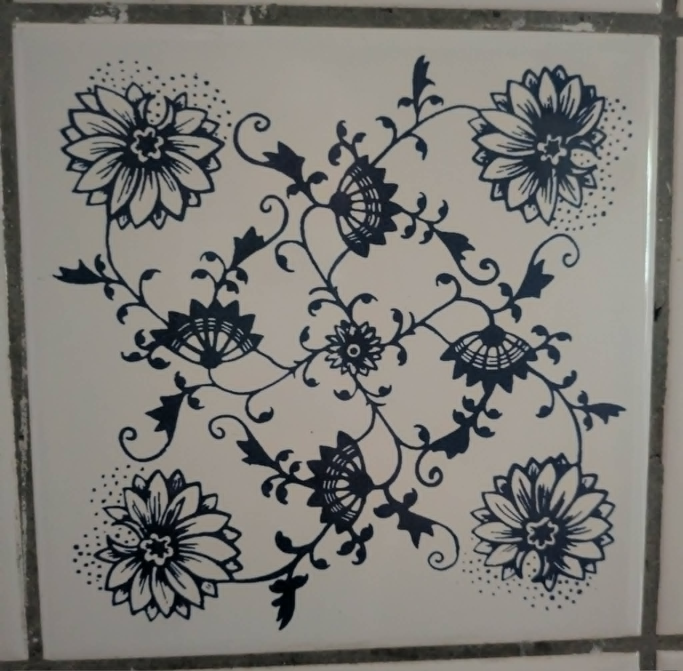
#> input picture data/tile_single.jpg, 2048 x 2012 px, found by its file name (shown at 1/3 size)
$ python knobs.py
#> lines starting #> are read from the running program, lines starting #| are printed output that depends on the picture; after the words box and inside, x2 and y2 are one past the last pixel; in counts of white or black regions, pixels touching at a corner belong together
### src/trace.py
"""Turn the photographed tile into strokes.

Threshold the ink, thin it to a one-pixel skeleton (Zhang-Suen), then walk the
skeleton into polylines, breaking at junctions. These polylines are what the
pen draws; fitting Beziers to them is a later refinement, not needed to see it
move.
"""
import json
import numpy as np
from PIL import Image

TILE = "data/tile_single.jpg"
CENTRE, HALF = (1054, 1038), 880          # from src/symmetry.py
N = 700


def ink_mask(path=TILE, n=N, pct=28.0):
#> called with path = 'data/tile_single.jpg', n = 501, pct = 28
    A = np.asarray(Image.open(path).convert("L"), dtype=np.float64)
    cx, cy = CENTRE
    sub = A[cy - HALF:cy + HALF, cx - HALF:cx + HALF]
    sub = np.asarray(Image.fromarray(sub).resize((n, n), Image.BILINEAR), float)
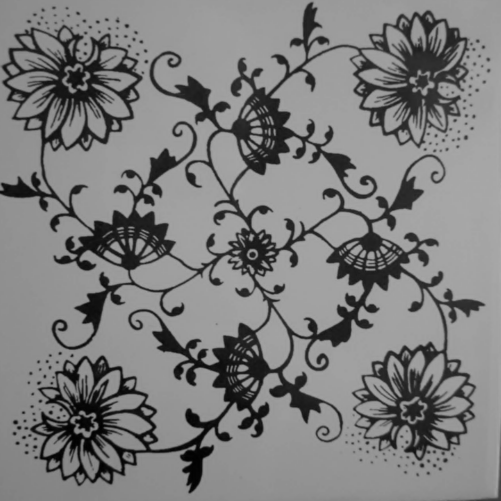
#> sub: shape (501, 501) float64; min 1.2, max 172.2, mean 125.4
    # the photo has a lighting gradient; flatten it before thresholding
    yy, xx = np.mgrid[0:n, 0:n] / n
    Aq = np.stack([np.ones_like(xx).ravel(), xx.ravel(), yy.ravel(),
                   (xx * yy).ravel(), (xx ** 2).ravel(), (yy ** 2).ravel()], 1)
    coef, *_ = np.linalg.lstsq(Aq, sub.ravel(), rcond=None)
#> coef = [126.6, -13.56, -14.72, 8.03, 31.3, 1.56]
    flat = sub - (Aq @ coef).reshape(n, n)
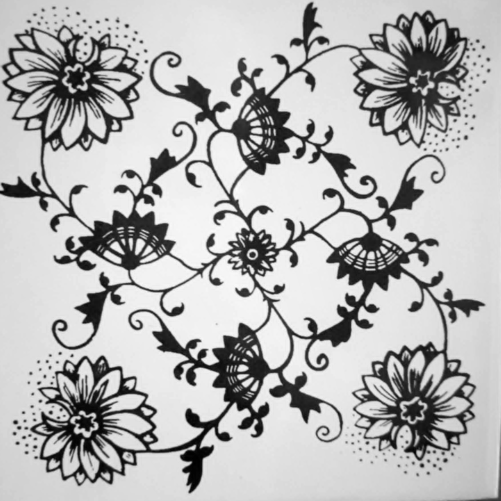
#> flat: shape (501, 501) float64; min -115.5, max 47.05, mean 0; drawn with min black and max white
    return flat < np.percentile(flat, pct)
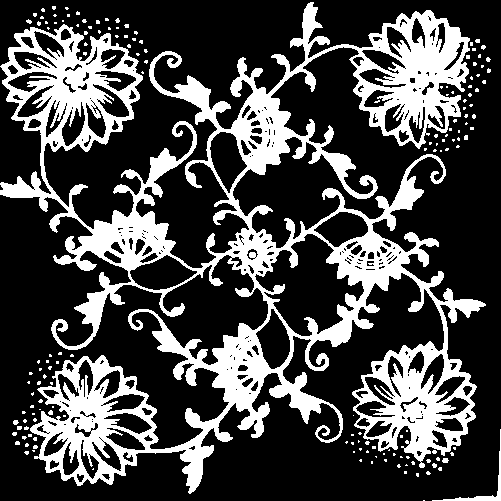
#> returned value: shape (501, 501) bool; 28% white; 157 white regions (152 under 20 px), largest, box (x1, y1, x2, y2) and area: (0, 2, 486, 494) 68293, (432, 429, 501, 501) 365, (442, 458, 449, 463) 28, (13, 420, 19, 425) 23, (48, 410, 53, 415) 20


# [64 lines left out: functions _nb, thin, polylines, not called in this run]


# [13 lines that do not run on import are left out]

### src/fourier.py
"""The equation that draws the tile. Cosines, and nothing else.

Put the origin on the tile's four-fold centre. A real image with C4 symmetry
about the origin has purely real Fourier coefficients -- because reality gives
F(-k) = conj F(k), C4 gives F(-k) = F(k), and the two together leave no
imaginary part. So there are no sine terms. The whole tile is

    C_mn(x,y) = cos(2pi(mx+ny)/L) + cos(2pi(-nx+my)/L)

    f(x,y) = sum over p4 orbits of  a_mn * C_mn(x,y)

    blue where f(x,y) > theta

Every a_mn is measured off the photograph, not chosen. Raising the cutoff K on
m^2+n^2 is the tile drawing itself.

Where the chirality is: p4 has no mirrors, so (m,n) and (n,m) are different
orbits and a_mn need not equal a_nm. In p4m they would be equal. The imbalance
between them is the curl of the tendrils, as one number.
"""
import numpy as np

import sys, os
sys.path.insert(0, os.path.dirname(__file__))
from trace import ink_mask

N = 501                      # odd, so the quarter turn has an exact fixed point
C = (N - 1) // 2


def p4_symmetrise(img):
    return sum(np.rot90(img, j) for j in range(4)) / 4.0
#> `target = (p4_symmetrise(m) > 0.5).astype(float)`: target: shape (501, 501) float64; values 0 (black) and 1 (white), 20.9% white; 337 white regions (248 under 20 px), largest, box (x1, y1, x2, y2) and area: (54, 54, 447, 447) 25424, (353, 27, 469, 140) 4709, (27, 32, 140, 148) 4709


def centred(img):
    """Move the four-fold centre to index (0,0)."""
    return np.roll(img, (-C, -C), axis=(0, 1))
#> returned value: shape (501, 501) float64; values 0 (black) and 1 (white), 20.9% white; 348 white regions (248 under 20 px), largest, box (x1, y1, x2, y2) and area: (111, 103, 224, 219) 4709, (283, 111, 399, 224) 4709, (103, 278, 219, 391) 4709


def coefficients(img):
    """F[u,v] with f(y,x) = sum F[u,v] exp(2pi i (u y + v x) / N)."""
    return np.fft.fft2(img) / img.size


def orbits(K):
    """One representative per p4 orbit inside |k| <= K."""
    out, seen = [], set()
    R = int(np.floor(K))
    for u in range(-R, R + 1):
        for v in range(-R, R + 1):
            if u * u + v * v > K * K:
                continue
            orb = {(u, v), (-v, u), (-u, -v), (v, -u)}
            key = min(orb)
            if key in seen:
                continue
            seen.add(key)
            out.append((key, len(orb), orb))
    return out


def band(F, K):
#> called with F = array of shape (501, 501), K = 200
    n = F.shape[0]
#> n = 501
    k = np.fft.fftfreq(n) * n
    U, V = np.meshgrid(k, k, indexing="ij")
    return np.where(U * U + V * V <= K * K, F, 0)


def synth(F, K=None):
    G = F if K is None else band(F, K)
    return np.real(np.fft.ifft2(G)) * G.size
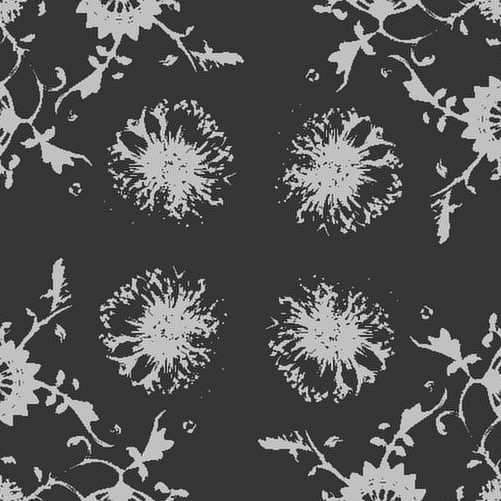
#> returned value: shape (501, 501) float64; min -0.386, max 1.44, mean 0.209; drawn with min black and max white


# [24 lines left out: functions series, chirality, not called in this run]


# [13 lines that do not run on import are left out]

### src/kiln.py
"""Fire the tile, let a copyist re-ink it, fire it again.

One generation is two steps:

    diffuse   cobalt spreads in the molten glaze      -> Gaussian, sigma = l
    threshold the next copyist inks what she can see  -> back to black/white

Blurring and re-thresholding is not an analogy for anything. It is the
Merriman-Bence-Osher scheme (1992), and it converges to motion by mean
curvature (Evans 1993; Barles & Georgelin 1995). Every boundary moves inward
in proportion to its own curvature. Thin tendrils are all curvature and go
first; round blobs are the fixed points and stay.

So the roundness of blue-and-white porcelain is not a taste. It is what is
left when you run a curvature flow whose timestep is a diffusion length.
"""
import numpy as np
from PIL import Image

from trace import ink_mask

N = 700
TILE_MM = 150.0
PX_PER_MM = N / TILE_MM


def gauss(f, sigma):
    """Gaussian blur by FFT, periodic -- which is what a tiled wall is."""
    n = f.shape[0]
    k = np.fft.fftfreq(n) * n
    KX, KY = np.meshgrid(k, k, indexing="xy")
    H = np.exp(-2.0 * (np.pi ** 2) * (sigma ** 2) * (KX ** 2 + KY ** 2) / n ** 2)
    return np.real(np.fft.ifft2(np.fft.fft2(f) * H))


def perimeter(m):
    """Boundary length in px: count 4-neighbour black/white transitions."""
    return int((m[:, 1:] != m[:, :-1]).sum() + (m[1:, :] != m[:-1, :]).sum())


# [36 lines left out: functions components, run, not called in this run]


# [15 lines that do not run on import are left out]

### src/knobs.py
"""The other two knobs, precomputed the same way as the chirality one.

kiln    m = [ G_l * m0 > 1/2 ]        one firing, l the diffusion length
cutoff  keep only m^2 + n^2 <= K^2    the tile assembling out of cosines

Both are rendered to two-colour PNGs so the page can drag at full rate with
no solver behind it. That is what makes the Space backendless.
"""
import json
import numpy as np
from PIL import Image

import sys, os
sys.path.insert(0, os.path.dirname(__file__))
from trace import ink_mask
from fourier import p4_symmetrise, centred, coefficients, synth, orbits, N, C
from kiln import gauss
from render import PAPER, INK

SZ, PX_PER_MM = 460, N / 150.0
PALETTE = list(PAPER) + list(INK) + [0] * (768 - 6)


def save2(ink, path):
    im = Image.fromarray(np.where(ink, 1, 0).astype(np.uint8), mode="P")
    im.putpalette(PALETTE)
    im = im.resize((SZ, SZ), Image.LANCZOS).convert("P", palette=Image.ADAPTIVE, colors=2)
    im.putpalette(PALETTE)
    im.save(path, optimize=True)
    return os.path.getsize(path)


def cosines(K):
    return sum(1 if (u, v) == (0, 0) else s // 2 for (u, v), s, _ in orbits(K))


if __name__ == "__main__":
    m = ink_mask(n=N).astype(float)
    target = (p4_symmetrise(m) > 0.5).astype(float)
    F = coefficients(centred(target))
    base = np.roll(synth(F, 200), (C, C), axis=(0, 1)) > 0.5
#> base: shape (501, 501) bool; 20.9% white; 281 white regions (188 under 20 px), largest, box (x1, y1, x2, y2) and area: (159, 54, 364, 196) 5763, (54, 137, 196, 342) 5763, (305, 159, 447, 364) 5763

    # --- knob: the kiln ----------------------------------------------------
    ls = [round(x, 2) for x in np.linspace(0, 8, 25)]
    meta, tot = [], 0
    for i, l in enumerate(ls):
        ink = base if l == 0 else (gauss(base.astype(float), l) > 0.5)
        tot += save2(ink, "web/kiln/s%02d.png" % i)
        meta.append({"l": l, "mm": round(l / PX_PER_MM, 3), "ink": round(float(ink.mean()), 4)})
#> this loop made 25 passes
#> tot on passes 1 to 12: 10918, 21836, 31963, 41075, 49466, 57269, 64489, 71092, 77185, 82903, 88237, 93254
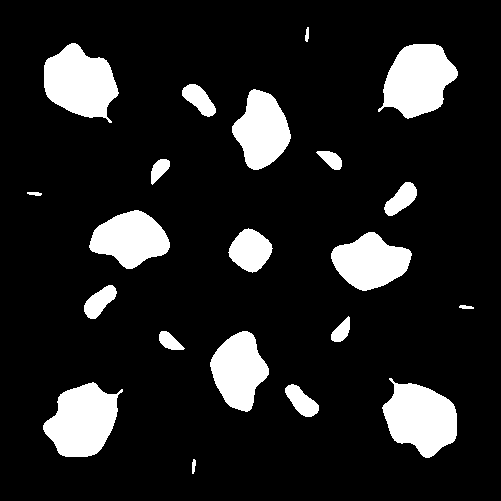
#> ink: shape (501, 501) bool; 13.3% white; 21 white regions, largest, box (x1, y1, x2, y2) and area: (44, 43, 119, 123) 3946, (378, 44, 458, 119) 3946, (382, 378, 457, 458) 3946
#> after the loop, meta = 25 items; tot = 140582
    json.dump(meta, open("web/kiln/meta.json", "w"))
    print("kiln   %d frames, l = 0..%.0f px (0..%.1f mm), %.0f KB"
          % (len(ls), ls[-1], meta[-1]["mm"], tot / 1024))
#| kiln   25 frames, l = 0..8 px (0..2.4 mm), 137 KB

    # --- knob: the cutoff --------------------------------------------------
    Ks = sorted(set(np.round(np.linspace(1.0, np.sqrt(200), 25) ** 2).astype(int)))
    meta, tot = [], 0
    for i, K in enumerate(Ks):
        ink = np.roll(synth(F, K), (C, C), axis=(0, 1)) > 0.5
        tot += save2(ink, "web/cut/k%02d.png" % i)
        iou = (ink & base).sum() / max((ink | base).sum(), 1)
        meta.append({"K": int(K), "cos": cosines(K), "iou": round(float(iou), 4)})
#> this loop made 25 passes
#> (tot, iou) on passes 1 to 12: (1064, 0), (2128, 0), (4122, 0.271), (6547, 0.396), (9494, 0.452), (12754, 0.491), (16635, 0.538), (21098, 0.581), (26394, 0.638), (32408, 0.693), (38871, 0.725), (45899, 0.763)
#> pass 1, in save2 (call 26), `im = im.resize((SZ, SZ), Image.LANCZOS).convert("P", palette=Image.ADA..`:
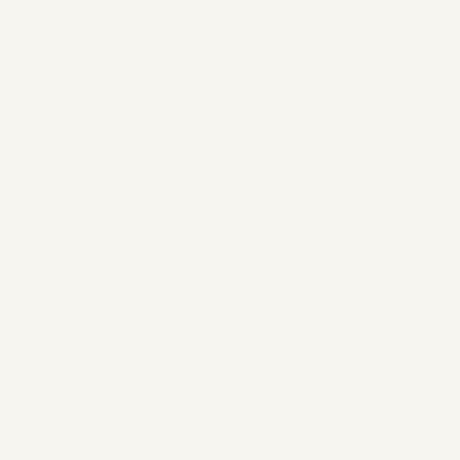
#> im: PIL image 460x460 P; mean R, G, B 247, 245, 240
#> pass 3, in save2 (call 28), `im = im.resize((SZ, SZ), Image.LANCZOS).convert("P", palette=Image.ADA..`:
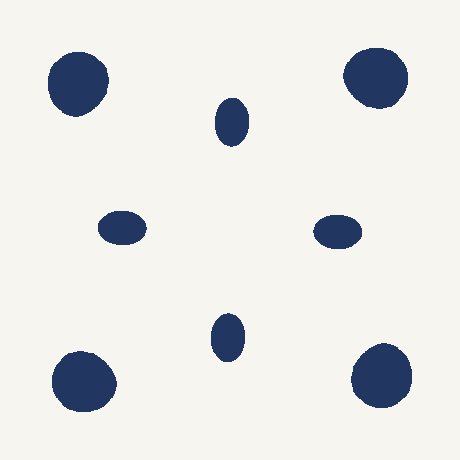
#> im: PIL image 460x460 P; mean R, G, B 229.2, 229.1, 228
#> after the loop, tot = 169139
    json.dump(meta, open("web/cut/meta.json", "w"))
    print("cutoff %d frames, K = %d..%d, %s cosines at the top, %.0f KB"
          % (len(Ks), Ks[0], Ks[-1], f"{meta[-1]['cos']:,}", tot / 1024))
#| cutoff 25 frames, K = 1..200, 62,815 cosines at the top, 165 KB

$ run again, with data/wall.jpg copied over data/tile_single.jpg
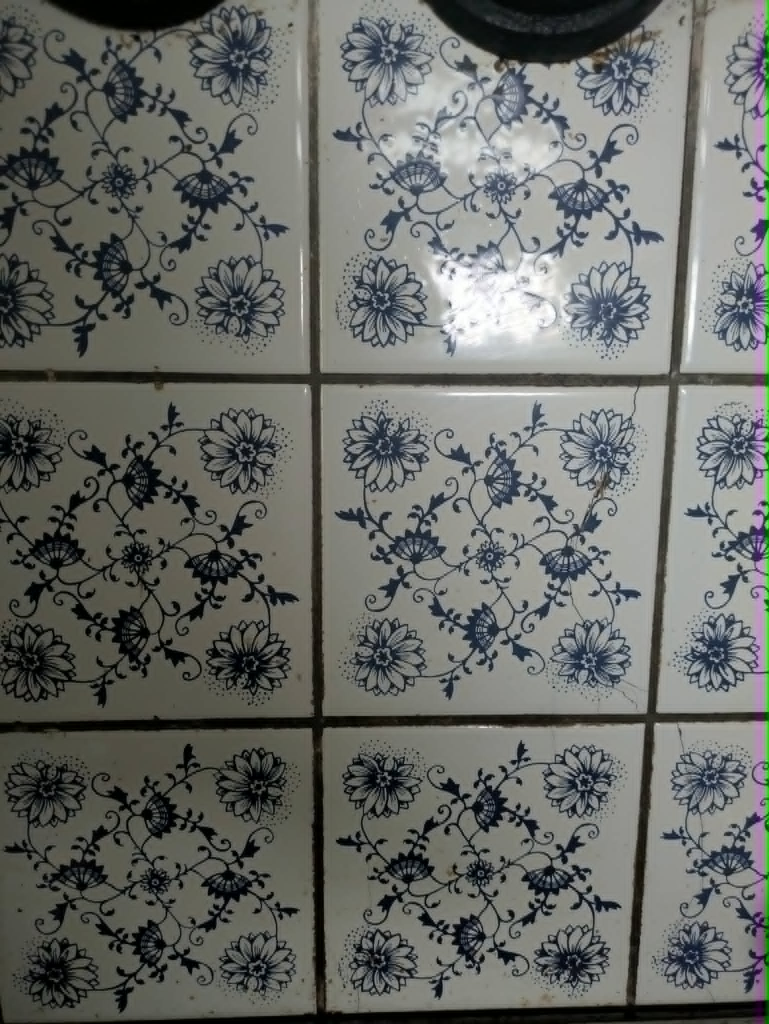
#> input picture data/wall.jpg, 1538 x 2048 px, found by its file name (shown at 1/2 size)
#> coef = [82.57, 185.2, -42.09, -16.59, -95.72, -8.22]
#> in ink_mask, `return flat < np.percentile(flat, pct)`:
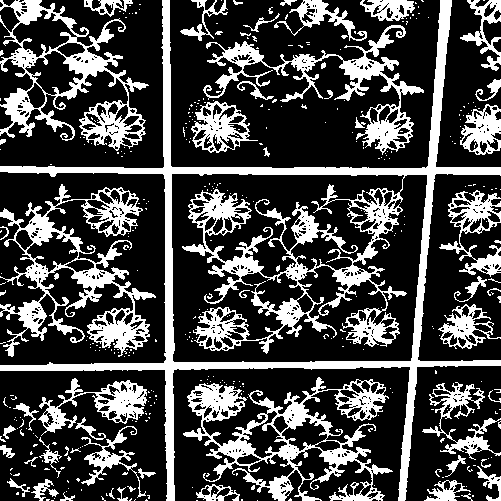
#> returned value: shape (501, 501) bool; 28% white; 404 white regions (346 under 20 px), largest, box (x1, y1, x2, y2) and area: (0, 0, 501, 501) 25475, (183, 377, 393, 501) 7891, (0, 184, 156, 357) 7634
#> target: shape (501, 501) float64; values 0 (black) and 1 (white), 8.2% white in thin lines or dots
#> base: shape (501, 501) bool; 8.1% white in thin lines or dots
#> the loop `for i, l in enumerate(ls):` made 25 passes
#> tot on passes 1 to 8: 10614, 21228, 30192, 37377, 43183, 47976, 51934, 55302
#> pass 3, in save2 (call 3), `im = im.resize((SZ, SZ), Image.LANCZOS).convert("P", palette=Image.ADA..`:
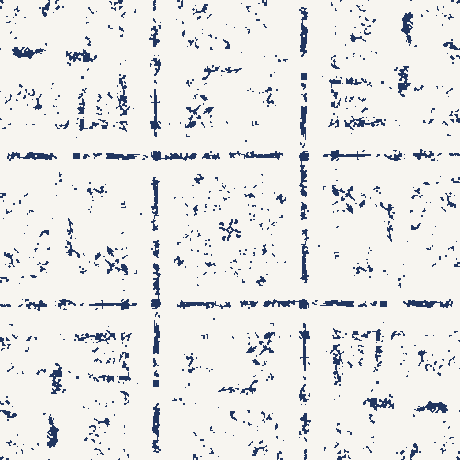
#> im: PIL image 460x460 P; mean R, G, B 231, 230.7, 229.2
#> after the loop `for i, l in enumerate(ls):`: meta = 25 items; tot = 79848
#| kiln   25 frames, l = 0..8 px (0..2.4 mm), 78 KB
#> the loop `for i, K in enumerate(Ks):` made 25 passes
#> (tot, iou) on passes 1 to 8: (1064, 0), (2128, 0), (3192, 0), (4256, 0), (5320, 0), (6384, 0), (7662, 0.0229), (9248, 0.0712)
#> after the loop `for i, K in enumerate(Ks):`: tot = 126782
#| cutoff 25 frames, K = 1..200, 62,815 cosines at the top, 124 KB
